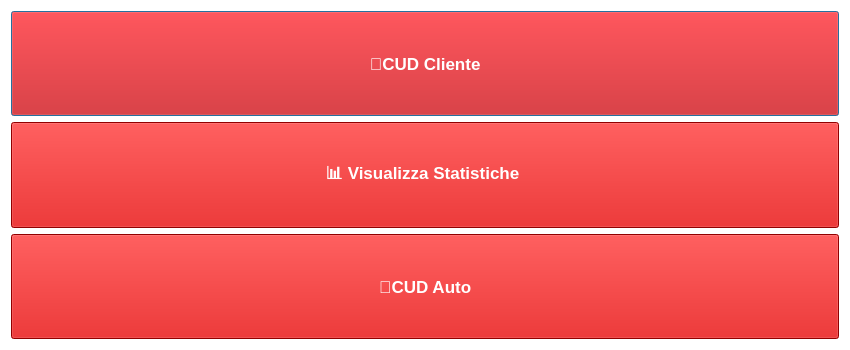
<?xml version="1.0" encoding="UTF-8"?>
<ui version="4.0">
 <class>Dialog</class>
 <widget class="QDialog" name="Dialog">
  <property name="geometry">
   <rect>
    <x>0</x>
    <y>0</y>
    <width>850</width>
    <height>350</height>
   </rect>
  </property>
  <property name="minimumSize">
   <size>
    <width>850</width>
    <height>350</height>
   </size>
  </property>
  <property name="maximumSize">
   <size>
    <width>850</width>
    <height>350</height>
   </size>
  </property>
  <property name="windowTitle">
   <string>HomePage</string>
  </property>
  <property name="windowIcon">
   <iconset>
    <normaloff>../../../../Elegant logo.png</normaloff>../../../../Elegant logo.png</iconset>
  </property>
  <property name="styleSheet">
   <string notr="true">background-color: rgb(255,255,255);</string>
  </property>
  <layout class="QGridLayout" name="gridLayout">
   <item row="0" column="1">
    <layout class="QHBoxLayout" name="horizontalLayout">
     <item>
      <widget class="QPushButton" name="bottone_cud_cliente">
       <property name="sizePolicy">
        <sizepolicy hsizetype="Minimum" vsizetype="Minimum">
         <horstretch>0</horstretch>
         <verstretch>0</verstretch>
        </sizepolicy>
       </property>
       <property name="font">
        <font>
         <pointsize>13</pointsize>
         <weight>75</weight>
         <bold>true</bold>
        </font>
       </property>
       <property name="styleSheet">
        <string notr="true">font-size:20; color:white;background-color:rgb(204,0,0)
</string>
       </property>
       <property name="text">
        <string>👨CUD Cliente</string>
       </property>
      </widget>
     </item>
    </layout>
   </item>
   <item row="0" column="0">
    <layout class="QHBoxLayout" name="horizontalLayout_3"/>
   </item>
   <item row="2" column="1">
    <layout class="QHBoxLayout" name="horizontalLayout_2">
     <item>
      <widget class="QPushButton" name="bottone_cud_mezzo">
       <property name="sizePolicy">
        <sizepolicy hsizetype="Minimum" vsizetype="Minimum">
         <horstretch>0</horstretch>
         <verstretch>0</verstretch>
        </sizepolicy>
       </property>
       <property name="minimumSize">
        <size>
         <width>132</width>
         <height>0</height>
        </size>
       </property>
       <property name="font">
        <font>
         <pointsize>13</pointsize>
         <weight>75</weight>
         <bold>true</bold>
        </font>
       </property>
       <property name="styleSheet">
        <string notr="true">font-size:20; color:white;background-color:rgb(204,0,0)
</string>
       </property>
       <property name="text">
        <string>🚗CUD Auto</string>
       </property>
      </widget>
     </item>
    </layout>
   </item>
   <item row="1" column="1">
    <widget class="QPushButton" name="bottone_visualizza_statistiche">
     <property name="sizePolicy">
      <sizepolicy hsizetype="Minimum" vsizetype="Minimum">
       <horstretch>0</horstretch>
       <verstretch>0</verstretch>
      </sizepolicy>
     </property>
     <property name="minimumSize">
      <size>
       <width>50</width>
       <height>0</height>
      </size>
     </property>
     <property name="maximumSize">
      <size>
       <width>900</width>
       <height>900</height>
      </size>
     </property>
     <property name="font">
      <font>
       <pointsize>13</pointsize>
       <weight>75</weight>
       <bold>true</bold>
      </font>
     </property>
     <property name="styleSheet">
      <string notr="true">font-size:20; color:white;background-color:rgb(204,0,0)
</string>
     </property>
     <property name="text">
      <string>📊 Visualizza Statistiche </string>
     </property>
    </widget>
   </item>
   <item row="1" column="2">
    <layout class="QHBoxLayout" name="horizontalLayout_4"/>
   </item>
  </layout>
 </widget>
 <resources/>
 <connections/>
</ui>
